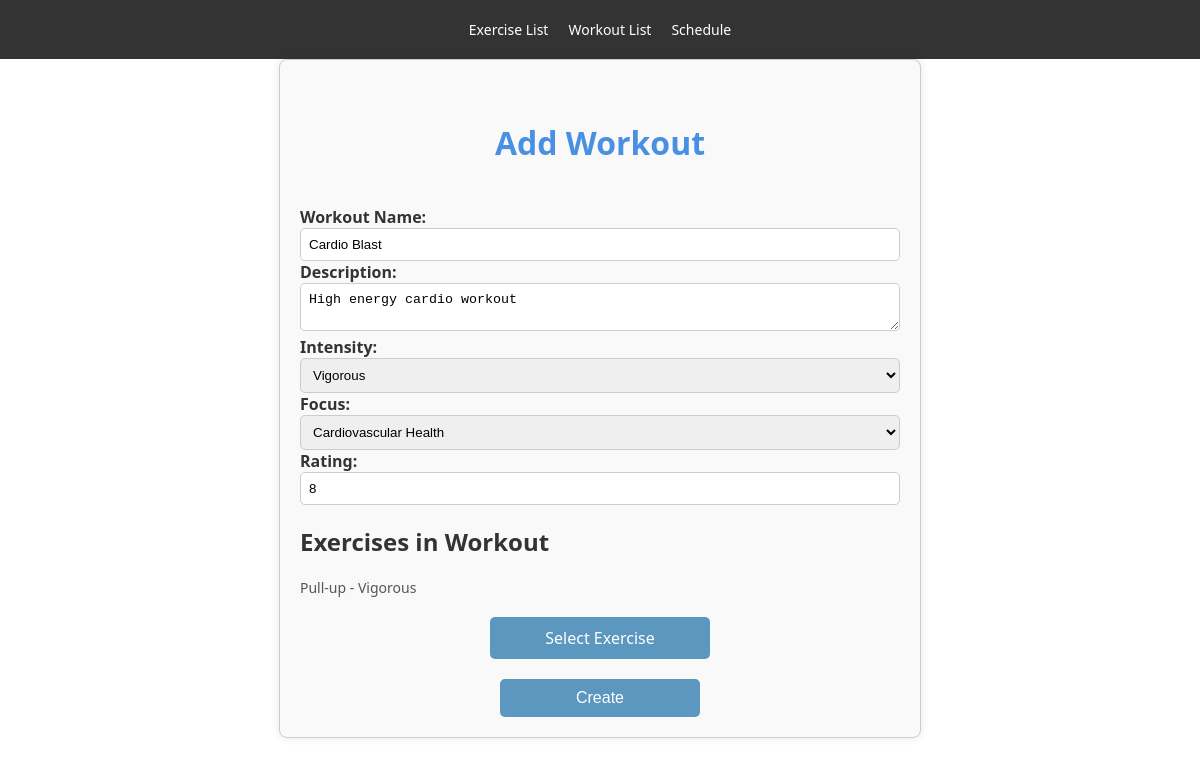
The app's page /add-or-edit-workout/2, older data.
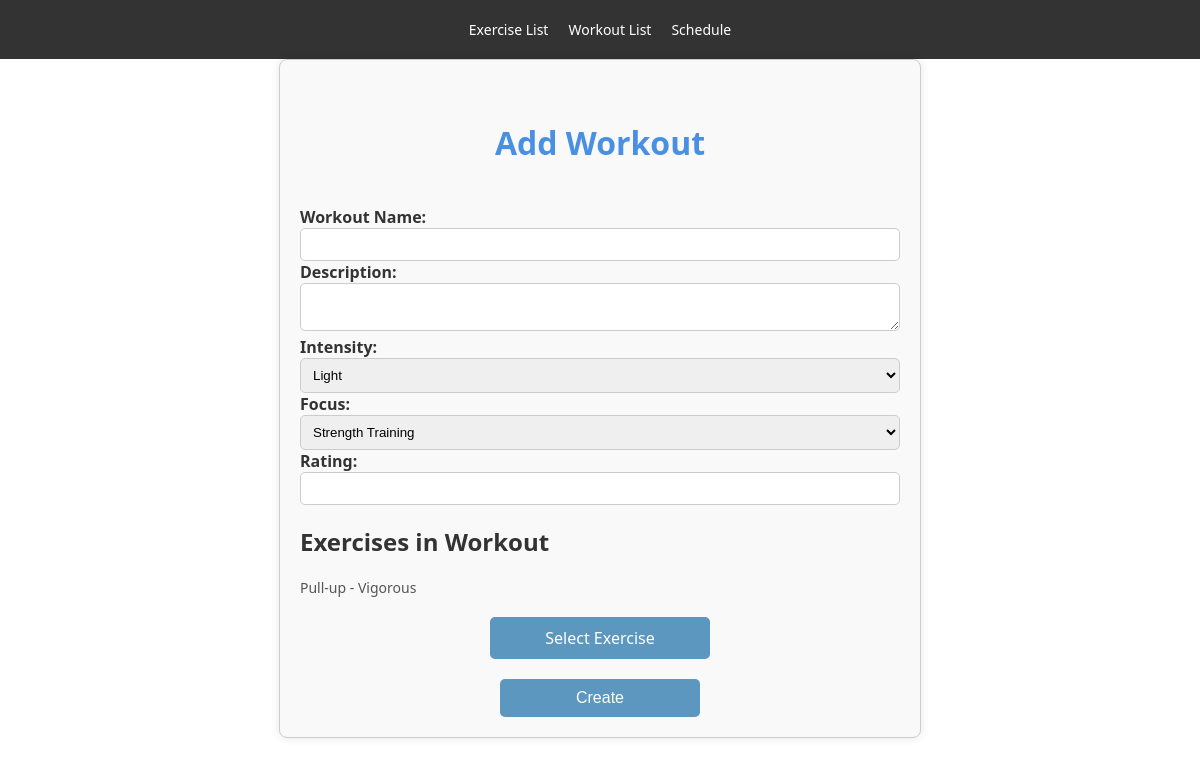
The same page, newer data.
### tables this page shows
CREATE TABLE Workout (
    workout_id INTEGER PRIMARY KEY,
    name TEXT,
    description TEXT,
    rating INTEGER CHECK (rating >= 1 AND rating <= 10),
    focus TEXT CHECK (focus IN ('Strength Training', 'Cardiovascular Health', 'Weight Loss', 'Flexibility', 'Balance and Coordination', 'Endurance Training', 'High-Intensity Interval Training (HIIT)', 'Muscle Toning', 'Core Strengthening', 'Functional Fitness', 'Rehabilitation and Recovery', 'Sports Specific Training', 'Bodybuilding', 'Circuit Training', 'Mind-Body Wellness')),
    intensity TEXT CHECK (intensity IN ('Light', 'Moderate', 'Vigorous'))
);

CREATE TABLE Exercise (
    exercise_id INTEGER PRIMARY KEY,
    name TEXT,
    exercise_detail_id INTEGER,
    rating INTEGER CHECK (rating >= 1 AND rating <= 10),
    intensity TEXT CHECK (intensity IN ('Light', 'Moderate', 'Vigorous')),
    muscle_group TEXT CHECK (muscle_group IN ('Chest', 'Back', 'Shoulders', 'Arms', 'Abdominals', 'Lower Back', 'Hips', 'Thighs', 'Legs', 'Adductors and Abductors')),
    description TEXT,
    FOREIGN KEY (exercise_detail_id) REFERENCES Exercise_Detail(exercise_detail_id)
);

### app.py (the view)
@app.route('/add-or-edit-workout/', methods=['GET', 'POST'])
@app.route('/add-or-edit-workout/<int:workout_id>', methods=['GET', 'POST'])
def add_or_edit_workout(workout_id=None):
    if request.method == 'POST':
        db = get_db()
        name = request.form.get('name', 'Default Workout Name')
        description = request.form.get('description', '')
        intensity = request.form.get('intensity', 'Medium')
        focus = request.form.get('focus', 'General')
        if workout_id is None:
            workout_id = generate_workout_id()
            db.execute("INSERT INTO Workout (workout_id, name, description, intensity, focus) VALUES (?, ?, ?, ?, ?)",
                       (workout_id, name, description, intensity, focus))
            app.logger.info(f"Inserted new workout with ID={workout_id}")
        else:
            db.execute("UPDATE Workout SET name=?, description=?, intensity=?, focus=? WHERE workout_id=?",
                       (name, description, intensity, focus, workout_id))
            app.logger.info(f"Updated workout with ID={workout_id}")
        db.commit()
        return redirect(url_for('workout_list'))
    else:
        db = get_db()
        if workout_id is None:
            workout_id = generate_workout_id()
        workout = db.execute("SELECT * FROM Workout WHERE workout_id = ?", (workout_id,)).fetchone()
        exercises = db.execute("""
            SELECT e.*
            FROM Exercise e
            JOIN Exercise_In_Workout eiw ON e.exercise_id = eiw.exercise_id
            WHERE eiw.workout_id = ?
        """, (workout_id,)).fetchall()
        return render_template('add-workout.html', workout=workout, workout_id=workout_id, exercises=exercises)

### app.py (called while the page is built)
def get_db():
    if 'sqlite_db' not in g:
        g.sqlite_db = sqlite3.connect(DATABASE)
        g.sqlite_db.row_factory = sqlite3.Row
    return g.sqlite_db

### templates/add-workout.html (shortened to what this page needs)
<!DOCTYPE html>
<html lang="en">
<head>
    <link rel="stylesheet" href="{{ url_for('static', filename='styles.css') }}">
</head>
<body>
    <header>
        <nav>
            <ul>
                <li><a href="{{ url_for('exercise_list') }}">Exercise List</a></li>
                <li><a href="{{ url_for('workout_list') }}">Workout List</a></li>
                <li><a href="{{ url_for('schedule') }}">Schedule</a></li>
            </ul>
        </nav>
    </header>
    <form id="workout-form" action="/add-or-edit-workout/{{ workout_id }}" method="POST">
    <div class="form-container">
        <h1>Add Workout</h1>
        <label for="name">Workout Name:</label>
        <input type="text" id="name" name="name" value="{{ workout.name }}" required>
        <label for="description">Description:</label>
        <textarea id="description" name="description">{{ workout.description }}</textarea>
        <label for="intensity">Intensity:</label>
        <select id="intensity" name="intensity" required>
            <option value="Light" {% if workout.intensity == 'Light' %} selected {% endif %}>Light</option>
            <option value="Vigorous" {% if workout.intensity == 'Vigorous' %} selected {% endif %}>Vigorous</option>
        </select>
        <label for="focus">Focus:</label>
        <select id="focus" name="focus" required>
            <option value="Strength Training" {% if workout.focus == 'Strength Training' %} selected {% endif %}>Strength Training</option>
            <option value="Cardiovascular Health" {% if workout.focus == 'Cardiovascular Health' %} selected {% endif %}>Cardiovascular Health</option>
        </select>
        <label for="rating">Rating:</label>
        <input type="number" id="rating" name="rating" min="1" max="10" value="{{ workout.rating }}" required>
        <div id="existing-exercise-container">
            {% if exercises %}
            <h2>Exercises in Workout</h2>
            <ul>
            {% for exercise in exercises %}
                <li>{{ exercise.name }} - {{ exercise.intensity }}</li>
            {% endfor %}
            </ul>
            {% endif %}
        </div>
        {% if workout_id %}
        <a href="{{ url_for('select_exercise', workout_id=workout_id) }}" id="select-exercise-link">Select Exercise</a>
        {% else %}
        <p>Please save the workout to select exercises.</p>
        {% endif %}
        <button type="submit" id="create-button">Create</button>
    </div>
    </form>
</body>
</html>

### static/styles.css (style rules this page uses)
body { font-family: 'Segoe UI', Tahoma, Geneva, Verdana, sans-serif; margin: 0; padding: 0; background-color: #ffffff; color: #333; height: 100vh; }
h1 { color: #4a90e2; text-align: center; padding: 20px 0; }
ul { list-style-type: none; padding: 0; }
li { font-size: 14px; color: #555; }
.form-container { width: 80%; max-width: 600px; margin: 0 auto; padding: 20px; border: 1px solid #ccc; border-radius: 8px; background-color: #f9f9f9; box-shadow: 0 0 10px rgba(0, 0, 0, 0.1); }
.form-container label { font-weight: bold; }
.form-container input, .form-container select, .form-container textarea { width: 100%; padding: 8px; border: 1px solid #ccc; border-radius: 5px; box-sizing: border-box; }
.form-container button { display: block; width: 200px; margin: 20px auto 0; padding: 10px; font-size: 16px; color: #fff; background-color: #5c97bf; border: none; border-radius: 5px; cursor: pointer; text-align: center; text-decoration: none; }
button, .btn { padding: 8px 15px; margin-right: 5px; font-size: 14px; color: #fff; background-color: #5c97bf; border: none; border-radius: 5px; cursor: pointer; }
nav { background: #333; color: #fff; padding: 20px 0; text-align: center; }
nav ul { padding: 0; margin: 0; display: flex; justify-content: center; }
nav ul li { display: inline-block; margin-right: 20px; }
nav ul li:last-child { margin-right: 0; }
nav ul li a { color: #fff; text-decoration: none; }
#add-exercise-btn, #add-workout-btn, #select-exercise-link { display: block; width: 200px; margin: 20px auto 0; padding: 10px; font-size: 16px; color: #fff; background-color: #5c97bf; border: none; border-radius: 5px; cursor: pointer; text-align: center; text-decoration: none; }
.input[type="text"], textarea { border: 1px solid #ccc; border-radius: 4px; }

Row changes from the older to the newer data that the page shows:
removed Workout: name "Cardio Blast", description "High energy cardio workout", intensity "Vigorous", focus "Cardiovascular Health", rating "8"
Text that changed along with them:
form field intensity: (not shown) → "Light"
form field focus: (not shown) → "Strength Training"
